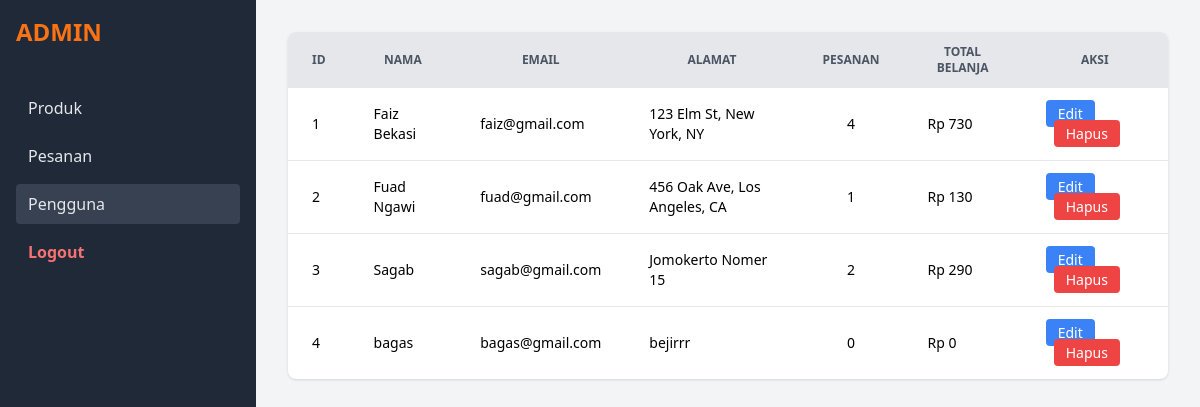
Page /admin/user.php (signed in) on the committed database.
### tables this page shows
CREATE TABLE `users` (
  `user_id` int(11) NOT NULL,
  `full_name` varchar(150) NOT NULL,
  `email` varchar(150) NOT NULL,
  `password_hash` varchar(255) NOT NULL,
  `address` text DEFAULT NULL,
  `created_at` timestamp NOT NULL DEFAULT current_timestamp()
);

### admin/user.php (the view, shortened to what this page needs)
<?php
require_once '../koneksi.php';
$sql = "SELECT * FROM admin_user_list_view";
$result = $conn->query($sql);
?>
<!DOCTYPE html>
<html lang="id">
<head>
    <script src="https://cdn.tailwindcss.com"></script>
</head>
<body class="flex bg-gray-100 min-h-screen">
    <aside class="w-64 bg-gray-800 text-gray-200 flex flex-col p-4 space-y-4">
        <h1 class="text-2xl font-bold text-orange-500 mb-6">ADMIN</h1>
        <nav class="space-y-2">
            <a href="dashboard.php" class="block py-2 px-3 rounded hover:bg-gray-700">Produk</a>
            <a href="pesanan.php"   class="block py-2 px-3 rounded hover:bg-gray-700">Pesanan</a>
            <a href="user.php"      class="block py-2 px-3 rounded bg-gray-700">Pengguna</a>
            <a href="../logout.php" class="block py-2 px-3 rounded hover:bg-gray-700 text-red-400 font-semibold">Logout</a>
        </nav>
    </aside>
    <main class="flex-1 p-8 overflow-auto">
        <div class="bg-white shadow rounded-lg overflow-x-auto">
            <table class="min-w-full text-sm">
                <thead class="bg-gray-200 text-gray-600 uppercase text-xs">
                    <tr>
                        <th class="px-6 py-3">ID</th>
                        <th class="px-6 py-3">Nama</th>
                        <th class="px-6 py-3">Email</th>
                        <th class="px-6 py-3">Alamat</th>
                        <th class="px-6 py-3">Pesanan</th>
                        <th class="px-6 py-3">Total Belanja</th>
                        <th class="px-6 py-3">Aksi</th>
                    </tr>
                </thead>
                <tbody class="divide-y">
                <?php if($result && $result->num_rows): foreach($result as $row): ?>
                    <tr>
                        <td class="px-6 py-4"><?= $row['user_id'] ?></td>
                        <td class="px-6 py-4"><?= htmlspecialchars($row['full_name']) ?></td>
                        <td class="px-6 py-4"><?= htmlspecialchars($row['email']) ?></td>
                        <td class="px-6 py-4"><?= htmlspecialchars($row['address']) ?></td>
                        <td class="px-6 py-4 text-center"><?= $row['order_count'] ?></td>
                        <td class="px-6 py-4">Rp <?= number_format($row['total_spent']??0,0,',','.') ?></td>
                        <td class="px-6 py-4 space-x-2">
                            <a href="user-form.php?id=<?= $row['user_id'] ?>" class="px-3 py-1 bg-blue-500 text-white rounded">Edit</a>
                            <a href="user-delete.php?id=<?= $row['user_id'] ?>" class="px-3 py-1 bg-red-500 text-white rounded" onclick="return confirm('Hapus pengguna ini?')">Hapus</a>
                        </td>
                    </tr>
                <?php endforeach; else: ?>
                    <tr><td colspan="7" class="px-6 py-4 text-center">Belum ada pengguna.</td></tr>
                <?php endif; ?>
                </tbody>
            </table>
        </div>
    </main>
</body>
</html>

### rows in the picture
users: user_id "1", full_name "Faiz Bekasi", email "faiz@gmail.com", address "123 Elm St, New York, NY", order_count "4", total_spent "730"
users: user_id "2", full_name "Fuad Ngawi", email "fuad@gmail.com", address "456 Oak Ave, Los Angeles, CA", order_count "1", total_spent "130"
users: user_id "3", full_name "Sagab", email "sagab@gmail.com", address "Jomokerto Nomer 15", order_count "2", total_spent "290"
users: user_id "4", full_name "bagas", email "bagas@gmail.com", address "bejirrr", order_count "0", total_spent "0"
